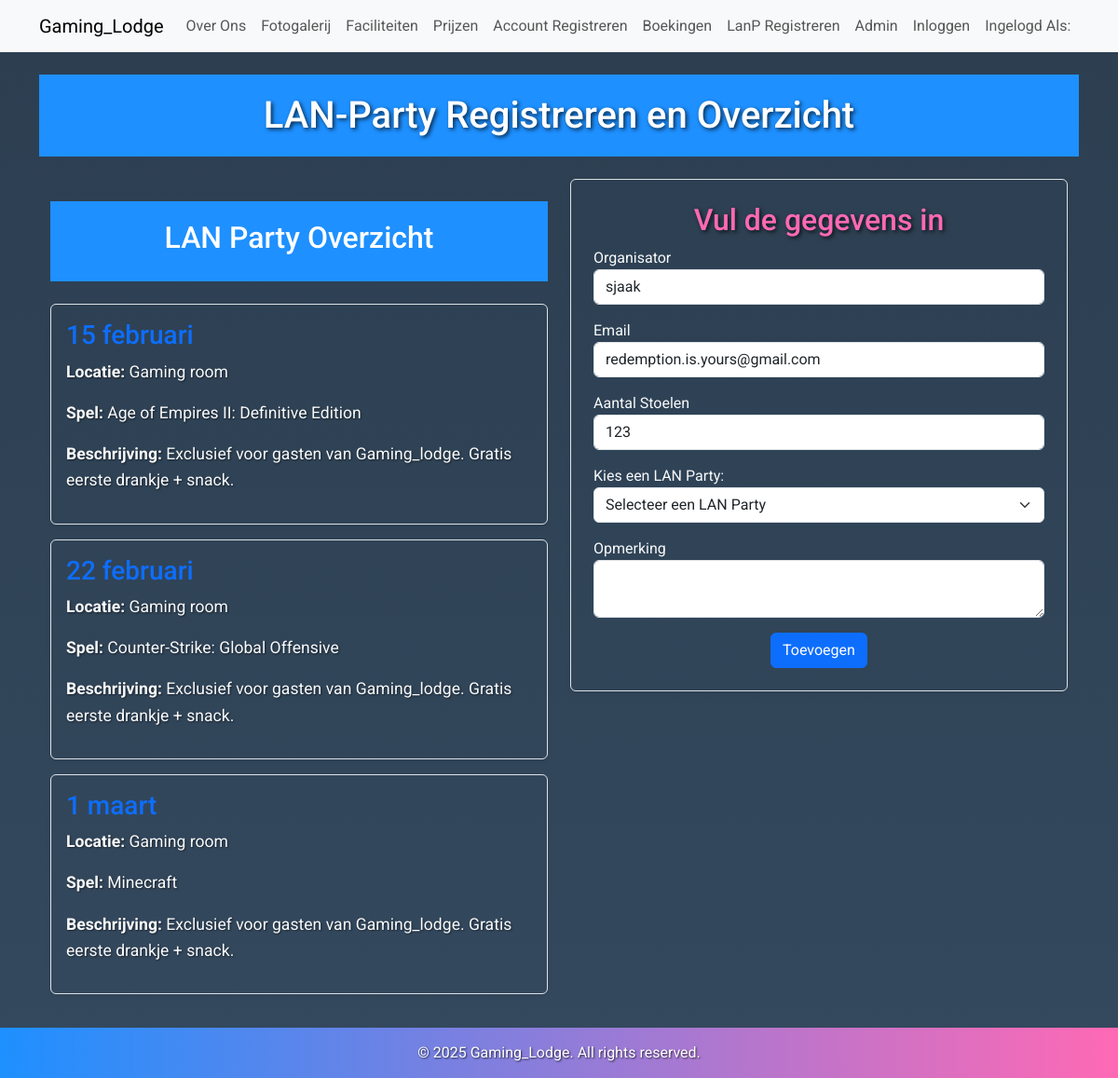
The app's page /lanp/update/1 with its own data.
### dbmodel.py (models this page shows)
class LanTabel(db.Model):
    id = db.Column(db.Integer, primary_key=True)
    lannaam = db.Column(db.String(80), nullable=False)
    organisator = db.Column(db.String(80), nullable=False)
    email = db.Column(db.String(120), nullable=False)
    datum = db.Column(db.String(20), nullable=False)
    aantalstoelen = db.Column(db.Integer, nullable=False)
    opmerking = db.Column(db.String(120))

### routes.py (the view, shortened to what this page needs)
@app.route('/lanp/update/<int:id>', methods=['GET', 'POST'])
def upd_lanp(id):
    party = LanTabel.query.get(id)
    form=LanFormulier(obj=party)
    print(party)
    return render_template('regform_lan.html', form=form, actie='Wijzigen')

### Formulieren.py
class LanFormulier(FlaskForm):
    lannaam = StringField('Naam Lanparty', validators=[DataRequired()])
    organisator = StringField('Naam', validators=[DataRequired()])
    email = StringField('Email', validators=[DataRequired(), Email()])
    datum = DateField('Datum', validators=[DataRequired()])
    aantalstoelen = StringField('Aantal plekken', validators=[DataRequired()])
    opmerking = StringField('Opmerking')
    submit = SubmitField('Toevoegen')

### app.py (called while the page is built)
@app.before_request
def create_tables():
    db.create_all()

### templates/regform_lan.html (shortened to what this page needs)
{% extends "base.html" %}
{% block content %}
<header class="text-center my-4">
    <h1>LAN-Party Registreren en Overzicht</h1>
</header>
<div class="container">
    <div class="row">
        <div class="col-md-6">
            <main>
                <header class="text-center my-4">
                    <h2>LAN Party Overzicht</h2>
                </header>
                <section class="party-card p-3 mb-3 border rounded shadow-sm">
                    <h3 class="text-primary">15 februari</h3>
                    <p><strong>Locatie:</strong> Gaming room</p>
                    <p><strong>Spel:</strong> Age of Empires II: Definitive Edition</p>
                    <p><strong>Beschrijving:</strong> Exclusief voor gasten van Gaming_lodge. Gratis eerste drankje + snack.</p>
                </section>
                <section class="party-card p-3 mb-3 border rounded shadow-sm">
                    <h3 class="text-primary">22 februari</h3>
                    <p><strong>Locatie:</strong> Gaming room</p>
                    <p><strong>Spel:</strong> Counter-Strike: Global Offensive</p>
                    <p><strong>Beschrijving:</strong> Exclusief voor gasten van Gaming_lodge. Gratis eerste drankje + snack.</p>
                </section>
                <section class="party-card p-3 mb-3 border rounded shadow-sm">
                    <h3 class="text-primary">1 maart</h3>
                    <p><strong>Locatie:</strong> Gaming room</p>
                    <p><strong>Spel:</strong> Minecraft</p>
                    <p><strong>Beschrijving:</strong> Exclusief voor gasten van Gaming_lodge. Gratis eerste drankje + snack.</p>
                </section>
            </main>
        </div>
        <div class="col-md-6">
            <section class="p-4 border rounded shadow-sm">
                <h2 class="text-center">Vul de gegevens in</h2>
                <form method="post" action="/add_registration">
                    <div class="mb-3">
                        {{ form.organisator.label }}
                        {{ form.organisator(class="form-control") }}
                    </div>
                    <div class="mb-3">
                        {{ form.email.label }}
                        {{ form.email(class="form-control") }}
                    </div>
                    <div class="mb-3">
                        {{ form.aantalstoelen.label }}
                        {{ form.aantalstoelen(class="form-control") }}
                    </div>
                    <div class="mb-3">
                        <label for="lan-party-dropdown">Kies een LAN Party:</label>
                        <select id="lan-party-dropdown" name="lan_party" class="form-select">
                            <option value="">Selecteer een LAN Party</option>
                        </select>
                    </div>
                    <div class="mb-3">
                        {{ form.opmerking.label }}
                        {{ form.opmerking(class="form-control") }}
                    </div>
                    <div class="text-center">
                        <button type="submit" class="btn btn-primary">{{ form.submit.label.text }}</button>
                    </div>
                </form>
            </section>
        </div>
    </div>
</div>
{% endblock %}

### templates/base.html (style rules this page uses)
body { font-family: 'Roboto', sans-serif; margin: 0; padding: 0; background: linear-gradient(to bottom, #2c3e50, #34495e); color: #f8f9fa; }
header { background-color: #1e90ff; color: white; padding: 20px 10%; text-align: center; }
header h1 { margin: 0; font-family: 'Roboto', sans-serif; font-size: 2.5em; color: #ffffff; text-shadow: 2px 2px 4px rgba(0, 0, 0, 0.7); }
section { padding: 20px 10%; }
section h2 { color: #ff69b4; margin-bottom: 10px; font-family: 'Roboto', sans-serif; font-size: 2em; text-shadow: 2px 2px 4px rgba(0, 0, 0, 0.7); }
section p { font-family: 'Roboto', sans-serif; line-height: 1.6; font-size: 1.1em; color: #f8f9fa; text-shadow: 1px 1px 2px rgba(0, 0, 0, 0.5); }

### records on screen
LanTabel: organisator "sjaak", email "redemption.is.yours@gmail.com", aantalstoelen "123"
